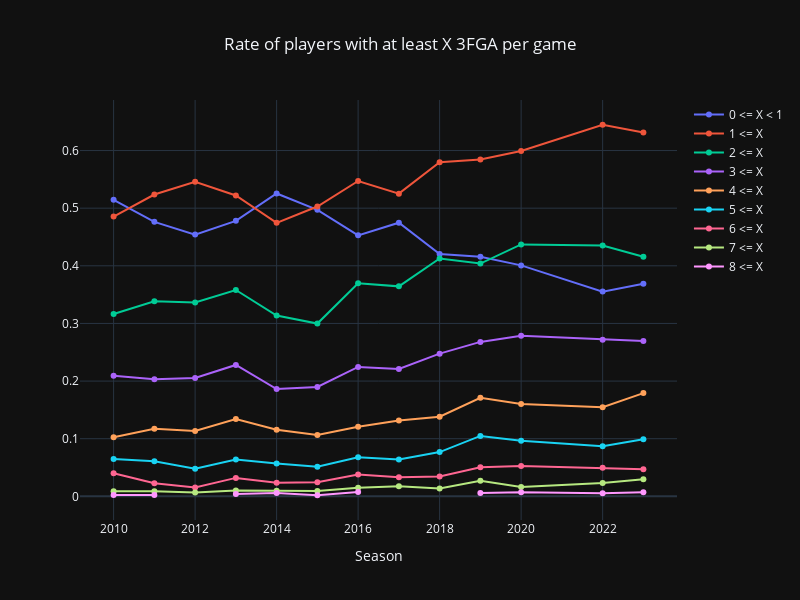

Here is the notebook cell this chart was saved with:
### Code cell
plot = go.Figure(data=[
    go.Line(
    name = '0 <= X < 1',
    x = three_count_norm.columns.values,
    y = three_count_norm.iloc[0]
    ),
    go.Line(
    name = '1 <= X',
    x = three_count_norm.columns.values,
    y = three_count_norm.iloc[1]
    ),
    go.Line(
    name = '2 <= X',
    x = three_count_norm.columns.values,
    y = three_count_norm.iloc[2]
    ),
    go.Line(
    name = '3 <= X',
    x = three_count_norm.columns.values,
    y = three_count_norm.iloc[3]
    ),
    go.Line(
    name = '4 <= X',
    x = three_count_norm.columns.values,
    y = three_count_norm.iloc[4]
    ),
    go.Line(
    name = '5 <= X',
    x = three_count_norm.columns.values,
    y = three_count_norm.iloc[5]
    ),
    go.Line(
    name = '6 <= X',
    x = three_count_norm.columns.values,
    y = three_count_norm.iloc[6]
    ),
    go.Line(
    name = '7 <= X',
    x = three_count_norm.columns.values,
    y = three_count_norm.iloc[7]
    ),
    go.Line(
    name = '8 <= X',
    x = three_count_norm.columns.values,
    y = three_count_norm.iloc[8]
    )],
    layout=go.Layout(
        title="Rate of players with at least X 3FGA per game",
        xaxis_title="Season",
        template="plotly_dark",
        width=800,
        height=600             
                 )
)

plot.update_layout(title_x=0.5)

plot.show()

#save Figure as jpg image
plot.write_image("images/ind_3fga_by_season.jpeg")

### Figure 1 — Plotly figure (JSON) as saved in the notebook; plotly's stock layout.template omitted (floating-point values rounded to 4 significant figures)
{"data": [{"name": "0 <= X < 1", "type": "scatter", "x": [2010, 2011, 2012, 2013, 2014, 2015, 2016, 2017, 2018, 2019, 2020, 2022, 2023], "y": [0.5145, 0.4763, 0.4541, 0.478, 0.5255, 0.4972, 0.4528, 0.4748, 0.4203, 0.4155, 0.4007, 0.3552, 0.3687]}, {"name": "1 <= X", "type": "scatter", "x": [2010, 2011, 2012, 2013, 2014, 2015, 2016, 2017, 2018, 2019, 2020, 2022, 2023], "y": [0.4855, 0.5237, 0.5459, 0.522, 0.4745, 0.5028, 0.5472, 0.5252, 0.5797, 0.5845, 0.5993, 0.6448, 0.6313]}, {"name": "2 <= X", "type": "scatter", "x": [2010, 2011, 2012, 2013, 2014, 2015, 2016, 2017, 2018, 2019, 2020, 2022, 2023], "y": [0.3163, 0.3386, 0.3362, 0.358, 0.3137, 0.2998, 0.3698, 0.3643, 0.4127, 0.4039, 0.4372, 0.4352, 0.4157]}, {"name": "3 <= X", "type": "scatter", "x": [2010, 2011, 2012, 2013, 2014, 2015, 2016, 2017, 2018, 2019, 2020, 2022, 2023], "y": [0.2094, 0.2032, 0.2052, 0.228, 0.1863, 0.1898, 0.2245, 0.2209, 0.2476, 0.268, 0.2787, 0.2718, 0.2696]}, {"name": "4 <= X", "type": "scatter", "x": [2010, 2011, 2012, 2013, 2014, 2015, 2016, 2017, 2018, 2019, 2020, 2022, 2023], "y": [0.1024, 0.1174, 0.1135, 0.134, 0.1157, 0.1063, 0.1208, 0.1318, 0.1382, 0.1709, 0.1603, 0.1545, 0.1791]}, {"name": "5 <= X", "type": "scatter", "x": [2010, 2011, 2012, 2013, 2014, 2015, 2016, 2017, 2018, 2019, 2020, 2022, 2023], "y": [0.06459, 0.06095, 0.04803, 0.064, 0.05686, 0.05123, 0.06792, 0.06395, 0.07678, 0.1049, 0.09654, 0.08703, 0.09913]}, {"name": "6 <= X", "type": "scatter", "x": [2010, 2011, 2012, 2013, 2014, 2015, 2016, 2017, 2018, 2019, 2020, 2022, 2023], "y": [0.04009, 0.02257, 0.01528, 0.032, 0.02353, 0.02467, 0.03774, 0.03295, 0.03455, 0.05049, 0.05282, 0.04973, 0.04696]}, {"name": "7 <= X", "type": "scatter", "x": [2010, 2011, 2012, 2013, 2014, 2015, 2016, 2017, 2018, 2019, 2020, 2022, 2023], "y": [0.008909, 0.009029, 0.00655, 0.01, 0.009804, 0.009488, 0.01509, 0.01744, 0.01344, 0.02718, 0.01639, 0.02309, 0.02957]}, {"name": "8 <= X", "type": "scatter", "x": [2010, 2011, 2012, 2013, 2014, 2015, 2016, 2017, 2018, 2019, 2020, 2022, 2023], "y": [0.002227, 0.002257, null, 0.004, 0.005882, 0.001898, 0.007547, null, null, 0.005825, 0.007286, 0.005329, 0.006957]}], "layout": {"height": 600, "title": {"text": "Rate of players with at least X 3FGA per game", "x": 0.5}, "width": 800, "xaxis": {"title": {"text": "Season"}}}}
